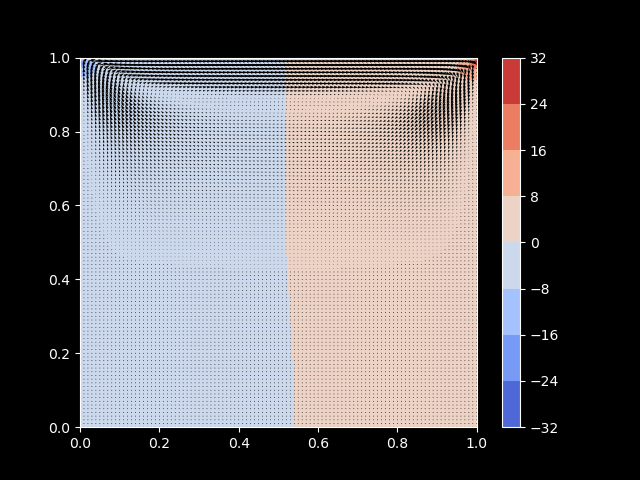

Python code for this plot:

import matplotlib.pyplot as plt
import numpy as np
from tqdm import tqdm

# in step one only change N_POINTS 51 201 301 481
# In step two keep N_POINTS=481 contsnat
# in step three keep N_POINTS=481 contsnat
N_POINTS = 201
DOMAIN_SIZE = 1.0
# In step one keep N_ITERATIONS = 3000
# In step two change N_ITERATIONS 50 500 1500 3000
# In step three keep N_ITERATIONS = 3000
N_ITERATIONS = 3000
TIME_STEP_LENGTH = 0.00001
KINEMATIC_VISCOSITY = 0.1
DENSITY = 1.0
HORIZONTAL_VELOCITY_TOP = 2.0

N_PRESSURE_POISSON_ITERATIONS = 50
STABILITY_SAFETY_FACTOR = 0.5

def main():
    element_length = DOMAIN_SIZE / (N_POINTS - 1)
    x = np.linspace(0.0, DOMAIN_SIZE, N_POINTS)
    y = np.linspace(0.0, DOMAIN_SIZE, N_POINTS)

    X, Y = np.meshgrid(x, y)

    u_prev = np.zeros_like(X)
    v_prev = np.zeros_like(X)
    p_prev = np.zeros_like(X)


    def central_difference_x(f):
        diff = np.zeros_like(f)
        diff[1:-1, 1:-1] = (
            f[1:-1, 2:  ]
            -
            f[1:-1, 0:-2]
        ) / (
            2 * element_length
        )
        return diff
    
    def central_difference_y(f):
        diff = np.zeros_like(f)
        diff[1:-1, 1:-1] = (
            f[2:  , 1:-1]
            -
            f[0:-2, 1:-1]
        ) / (
            2 * element_length
        )
        return diff
    
    def laplace(f):
        diff = np.zeros_like(f)
        diff[1:-1, 1:-1] = (
            f[1:-1, 0:-2]
            +
            f[0:-2, 1:-1]
            -
            4
            *
            f[1:-1, 1:-1]
            +
            f[1:-1, 2:  ]
            +
            f[2:  , 1:-1]
        ) / (
            element_length**2
        )
        return diff
    

    maximum_possible_time_step_length = (
        0.5 * element_length**2 / KINEMATIC_VISCOSITY
    )
    if TIME_STEP_LENGTH > STABILITY_SAFETY_FACTOR * maximum_possible_time_step_length:
        raise RuntimeError("Stability is not guarenteed")

    
    for _ in tqdm(range(N_ITERATIONS)):
        d_u_prev__d_x = central_difference_x(u_prev)
        d_u_prev__d_y = central_difference_y(u_prev)
        d_v_prev__d_x = central_difference_x(v_prev)
        d_v_prev__d_y = central_difference_y(v_prev)
        laplace__u_prev = laplace(u_prev)
        laplace__v_prev = laplace(v_prev)

        # Perform a tentative step by solving the momentum equation without the
        # pressure gradient
        u_tent = (
            u_prev
            +
            TIME_STEP_LENGTH * (
                -
                (
                    u_prev * d_u_prev__d_x
                    +
                    v_prev * d_u_prev__d_y
                )
                +
                KINEMATIC_VISCOSITY * laplace__u_prev
            )
        )
        v_tent = (
            v_prev
            +
            TIME_STEP_LENGTH * (
                -
                (
                    u_prev * d_v_prev__d_x
                    +
                    v_prev * d_v_prev__d_y
                )
                +
                KINEMATIC_VISCOSITY * laplace__v_prev
            )
        )

        # Velocity Boundary Conditions: Homogeneous Dirichlet BC everywhere
        # except for the horizontal velocity at the top, which is prescribed
        u_tent[0, :] = 0.0
        u_tent[:, 0] = 0.0
        u_tent[:, -1] = 0.0
        u_tent[-1, :] = HORIZONTAL_VELOCITY_TOP
        v_tent[0, :] = 0.0
        v_tent[:, 0] = 0.0
        v_tent[:, -1] = 0.0
        v_tent[-1, :] = 0.0


        d_u_tent__d_x = central_difference_x(u_tent)
        d_v_tent__d_y = central_difference_y(v_tent)

        # Compute a pressure correction by solving the pressure-poisson equation
        rhs = (
            DENSITY / TIME_STEP_LENGTH
            *
            (
                d_u_tent__d_x
                +
                d_v_tent__d_y
            )
        )

        for _ in range(N_PRESSURE_POISSON_ITERATIONS):
            p_next = np.zeros_like(p_prev)
            p_next[1:-1, 1:-1] = 1/4 * (
                +
                p_prev[1:-1, 0:-2]
                +
                p_prev[0:-2, 1:-1]
                +
                p_prev[1:-1, 2:  ]
                +
                p_prev[2:  , 1:-1]
                -
                element_length**2
                *
                rhs[1:-1, 1:-1]
            )

            # Pressure Boundary Conditions: Homogeneous Neumann Boundary
            # Conditions everywhere except for the top, where it is a
            # homogeneous Dirichlet BC
            p_next[:, -1] = p_next[:, -2]
            p_next[0,  :] = p_next[1,  :]
            p_next[:,  0] = p_next[:,  1]
            p_next[-1, :] = 0.0

            p_prev = p_next
        

        d_p_next__d_x = central_difference_x(p_next)
        d_p_next__d_y = central_difference_y(p_next)

        # Correct the velocities such that the fluid stays incompressible
        u_next = (
            u_tent
            -
            TIME_STEP_LENGTH / DENSITY
            *
            d_p_next__d_x
        )
        v_next = (
            v_tent
            -
            TIME_STEP_LENGTH / DENSITY
            *
            d_p_next__d_y
        )

        # Velocity Boundary Conditions: Homogeneous Dirichlet BC everywhere
        # except for the horizontal velocity at the top, which is prescribed
        u_next[0, :] = 0.0
        u_next[:, 0] = 0.0
        u_next[:, -1] = 0.0
        u_next[-1, :] = HORIZONTAL_VELOCITY_TOP
        v_next[0, :] = 0.0
        v_next[:, 0] = 0.0
        v_next[:, -1] = 0.0
        v_next[-1, :] = 0.0


        # Advance in time
        u_prev = u_next
        v_prev = v_next
        p_prev = p_next
    

    # The [::2, ::2] selects only every second entry (less cluttering plot)
    plt.style.use("dark_background")
    plt.figure()
    plt.contourf(X[::2, ::2], Y[::2, ::2], p_next[::2, ::2], cmap="coolwarm")
    plt.colorbar()

    plt.quiver(X[::2, ::2], Y[::2, ::2], u_next[::2, ::2], v_next[::2, ::2], color="black")
    # plt.streamplot(X[::2, ::2], Y[::2, ::2], u_next[::2, ::2], v_next[::2, ::2], color="black")
    plt.xlim((0, 1))
    plt.ylim((0, 1))
    plt.savefig('Lid_Driven_Cavity3000_201.png')


if __name__ == "__main__":
    main()
